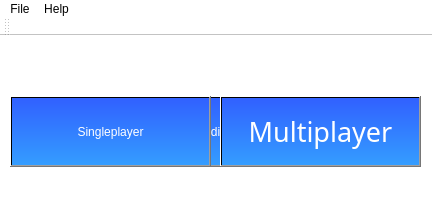
<?xml version="1.0" encoding="UTF-8"?>
<ui version="4.0">
 <class>HangMe</class>
 <widget class="QMainWindow" name="HangMe">
  <property name="geometry">
   <rect>
    <x>0</x>
    <y>0</y>
    <width>432</width>
    <height>209</height>
   </rect>
  </property>
  <property name="windowTitle">
   <string>HangMe</string>
  </property>
  <property name="styleSheet">
   <string notr="true">background:rgb(255, 255, 255)</string>
  </property>
  <widget class="QWidget" name="centralWidget">
   <widget class="QPushButton" name="btnSP_Hard">
    <property name="geometry">
     <rect>
      <x>290</x>
      <y>60</y>
      <width>131</width>
      <height>71</height>
     </rect>
    </property>
    <property name="styleSheet">
     <string notr="true">background:qlineargradient(spread:pad, x1:0.483318, y1:0.011, x2:0.483318, y2:1, stop:0 rgba(49, 97, 255, 255), stop:1 rgba(52, 157, 255, 255));
font: 25 20pt &quot;Segoe UI Light&quot;;
color: rgb(255, 255, 255)
</string>
    </property>
    <property name="text">
     <string>Hard</string>
    </property>
   </widget>
   <widget class="QLabel" name="lblLogo">
    <property name="geometry">
     <rect>
      <x>50</x>
      <y>0</y>
      <width>311</width>
      <height>61</height>
     </rect>
    </property>
    <property name="font">
     <font>
      <pointsize>25</pointsize>
     </font>
    </property>
    <property name="styleSheet">
     <string notr="true">image: url(:/images/images/HangMeLogo.png);</string>
    </property>
    <property name="text">
     <string/>
    </property>
   </widget>
   <widget class="QPushButton" name="btnSP_Easy">
    <property name="geometry">
     <rect>
      <x>10</x>
      <y>60</y>
      <width>131</width>
      <height>71</height>
     </rect>
    </property>
    <property name="styleSheet">
     <string notr="true">background:qlineargradient(spread:pad, x1:0.483318, y1:0.011, x2:0.483318, y2:1, stop:0 rgba(49, 97, 255, 255), stop:1 rgba(52, 157, 255, 255));
font: 25 20pt &quot;Segoe UI Light&quot;;
color: rgb(255, 255, 255)</string>
    </property>
    <property name="text">
     <string>Easy</string>
    </property>
   </widget>
   <widget class="QPushButton" name="btnMultiplayer">
    <property name="geometry">
     <rect>
      <x>220</x>
      <y>60</y>
      <width>201</width>
      <height>71</height>
     </rect>
    </property>
    <property name="palette">
     <palette>
      <active>
       <colorrole role="WindowText">
        <brush brushstyle="SolidPattern">
         <color alpha="255">
          <red>255</red>
          <green>255</green>
          <blue>255</blue>
         </color>
        </brush>
       </colorrole>
       <colorrole role="Button">
        <brush brushstyle="LinearGradientPattern">
         <gradient startx="0.483318000000000" starty="0.011000000000000" endx="0.483318000000000" endy="1.000000000000000" type="LinearGradient" spread="PadSpread" coordinatemode="ObjectBoundingMode">
          <gradientstop position="0.000000000000000">
           <color alpha="255">
            <red>49</red>
            <green>97</green>
            <blue>255</blue>
           </color>
          </gradientstop>
          <gradientstop position="1.000000000000000">
           <color alpha="255">
            <red>52</red>
            <green>157</green>
            <blue>255</blue>
           </color>
          </gradientstop>
         </gradient>
        </brush>
       </colorrole>
       <colorrole role="Text">
        <brush brushstyle="SolidPattern">
         <color alpha="255">
          <red>255</red>
          <green>255</green>
          <blue>255</blue>
         </color>
        </brush>
       </colorrole>
       <colorrole role="ButtonText">
        <brush brushstyle="SolidPattern">
         <color alpha="255">
          <red>255</red>
          <green>255</green>
          <blue>255</blue>
         </color>
        </brush>
       </colorrole>
       <colorrole role="Base">
        <brush brushstyle="LinearGradientPattern">
         <gradient startx="0.483318000000000" starty="0.011000000000000" endx="0.483318000000000" endy="1.000000000000000" type="LinearGradient" spread="PadSpread" coordinatemode="ObjectBoundingMode">
          <gradientstop position="0.000000000000000">
           <color alpha="255">
            <red>49</red>
            <green>97</green>
            <blue>255</blue>
           </color>
          </gradientstop>
          <gradientstop position="1.000000000000000">
           <color alpha="255">
            <red>52</red>
            <green>157</green>
            <blue>255</blue>
           </color>
          </gradientstop>
         </gradient>
        </brush>
       </colorrole>
       <colorrole role="Window">
        <brush brushstyle="LinearGradientPattern">
         <gradient startx="0.483318000000000" starty="0.011000000000000" endx="0.483318000000000" endy="1.000000000000000" type="LinearGradient" spread="PadSpread" coordinatemode="ObjectBoundingMode">
          <gradientstop position="0.000000000000000">
           <color alpha="255">
            <red>49</red>
            <green>97</green>
            <blue>255</blue>
           </color>
          </gradientstop>
          <gradientstop position="1.000000000000000">
           <color alpha="255">
            <red>52</red>
            <green>157</green>
            <blue>255</blue>
           </color>
          </gradientstop>
         </gradient>
        </brush>
       </colorrole>
      </active>
      <inactive>
       <colorrole role="WindowText">
        <brush brushstyle="SolidPattern">
         <color alpha="255">
          <red>255</red>
          <green>255</green>
          <blue>255</blue>
         </color>
        </brush>
       </colorrole>
       <colorrole role="Button">
        <brush brushstyle="LinearGradientPattern">
         <gradient startx="0.483318000000000" starty="0.011000000000000" endx="0.483318000000000" endy="1.000000000000000" type="LinearGradient" spread="PadSpread" coordinatemode="ObjectBoundingMode">
          <gradientstop position="0.000000000000000">
           <color alpha="255">
            <red>49</red>
            <green>97</green>
            <blue>255</blue>
           </color>
          </gradientstop>
          <gradientstop position="1.000000000000000">
           <color alpha="255">
            <red>52</red>
            <green>157</green>
            <blue>255</blue>
           </color>
          </gradientstop>
         </gradient>
        </brush>
       </colorrole>
       <colorrole role="Text">
        <brush brushstyle="SolidPattern">
         <color alpha="255">
          <red>255</red>
          <green>255</green>
          <blue>255</blue>
         </color>
        </brush>
       </colorrole>
       <colorrole role="ButtonText">
        <brush brushstyle="SolidPattern">
         <color alpha="255">
          <red>255</red>
          <green>255</green>
          <blue>255</blue>
         </color>
        </brush>
       </colorrole>
       <colorrole role="Base">
        <brush brushstyle="LinearGradientPattern">
         <gradient startx="0.483318000000000" starty="0.011000000000000" endx="0.483318000000000" endy="1.000000000000000" type="LinearGradient" spread="PadSpread" coordinatemode="ObjectBoundingMode">
          <gradientstop position="0.000000000000000">
           <color alpha="255">
            <red>49</red>
            <green>97</green>
            <blue>255</blue>
           </color>
          </gradientstop>
          <gradientstop position="1.000000000000000">
           <color alpha="255">
            <red>52</red>
            <green>157</green>
            <blue>255</blue>
           </color>
          </gradientstop>
         </gradient>
        </brush>
       </colorrole>
       <colorrole role="Window">
        <brush brushstyle="LinearGradientPattern">
         <gradient startx="0.483318000000000" starty="0.011000000000000" endx="0.483318000000000" endy="1.000000000000000" type="LinearGradient" spread="PadSpread" coordinatemode="ObjectBoundingMode">
          <gradientstop position="0.000000000000000">
           <color alpha="255">
            <red>49</red>
            <green>97</green>
            <blue>255</blue>
           </color>
          </gradientstop>
          <gradientstop position="1.000000000000000">
           <color alpha="255">
            <red>52</red>
            <green>157</green>
            <blue>255</blue>
           </color>
          </gradientstop>
         </gradient>
        </brush>
       </colorrole>
      </inactive>
      <disabled>
       <colorrole role="WindowText">
        <brush brushstyle="SolidPattern">
         <color alpha="255">
          <red>255</red>
          <green>255</green>
          <blue>255</blue>
         </color>
        </brush>
       </colorrole>
       <colorrole role="Button">
        <brush brushstyle="LinearGradientPattern">
         <gradient startx="0.483318000000000" starty="0.011000000000000" endx="0.483318000000000" endy="1.000000000000000" type="LinearGradient" spread="PadSpread" coordinatemode="ObjectBoundingMode">
          <gradientstop position="0.000000000000000">
           <color alpha="255">
            <red>49</red>
            <green>97</green>
            <blue>255</blue>
           </color>
          </gradientstop>
          <gradientstop position="1.000000000000000">
           <color alpha="255">
            <red>52</red>
            <green>157</green>
            <blue>255</blue>
           </color>
          </gradientstop>
         </gradient>
        </brush>
       </colorrole>
       <colorrole role="Text">
        <brush brushstyle="SolidPattern">
         <color alpha="255">
          <red>255</red>
          <green>255</green>
          <blue>255</blue>
         </color>
        </brush>
       </colorrole>
       <colorrole role="ButtonText">
        <brush brushstyle="SolidPattern">
         <color alpha="255">
          <red>255</red>
          <green>255</green>
          <blue>255</blue>
         </color>
        </brush>
       </colorrole>
       <colorrole role="Base">
        <brush brushstyle="LinearGradientPattern">
         <gradient startx="0.483318000000000" starty="0.011000000000000" endx="0.483318000000000" endy="1.000000000000000" type="LinearGradient" spread="PadSpread" coordinatemode="ObjectBoundingMode">
          <gradientstop position="0.000000000000000">
           <color alpha="255">
            <red>49</red>
            <green>97</green>
            <blue>255</blue>
           </color>
          </gradientstop>
          <gradientstop position="1.000000000000000">
           <color alpha="255">
            <red>52</red>
            <green>157</green>
            <blue>255</blue>
           </color>
          </gradientstop>
         </gradient>
        </brush>
       </colorrole>
       <colorrole role="Window">
        <brush brushstyle="LinearGradientPattern">
         <gradient startx="0.483318000000000" starty="0.011000000000000" endx="0.483318000000000" endy="1.000000000000000" type="LinearGradient" spread="PadSpread" coordinatemode="ObjectBoundingMode">
          <gradientstop position="0.000000000000000">
           <color alpha="255">
            <red>49</red>
            <green>97</green>
            <blue>255</blue>
           </color>
          </gradientstop>
          <gradientstop position="1.000000000000000">
           <color alpha="255">
            <red>52</red>
            <green>157</green>
            <blue>255</blue>
           </color>
          </gradientstop>
         </gradient>
        </brush>
       </colorrole>
      </disabled>
     </palette>
    </property>
    <property name="font">
     <font>
      <family>Segoe UI Light</family>
      <pointsize>20</pointsize>
      <weight>3</weight>
      <italic>false</italic>
      <bold>false</bold>
     </font>
    </property>
    <property name="styleSheet">
     <string notr="true">background:qlineargradient(spread:pad, x1:0.483318, y1:0.011, x2:0.483318, y2:1, stop:0 rgba(49, 97, 255, 255), stop:1 rgba(52, 157, 255, 255));
font: 25 20pt &quot;Segoe UI Light&quot;;
color: rgb(255, 255, 255)</string>
    </property>
    <property name="text">
     <string>Multiplayer</string>
    </property>
   </widget>
   <widget class="QPushButton" name="btnStartHost">
    <property name="geometry">
     <rect>
      <x>10</x>
      <y>60</y>
      <width>201</width>
      <height>71</height>
     </rect>
    </property>
    <property name="styleSheet">
     <string notr="true">background:qlineargradient(spread:pad, x1:0.483318, y1:0.011, x2:0.483318, y2:1, stop:0 rgba(49, 97, 255, 255), stop:1 rgba(52, 157, 255, 255));
font: 25 20pt &quot;Segoe UI Light&quot;;
color: rgb(255, 255, 255)</string>
    </property>
    <property name="text">
     <string>Host a game</string>
    </property>
   </widget>
   <widget class="QPushButton" name="btnGoBack">
    <property name="geometry">
     <rect>
      <x>10</x>
      <y>30</y>
      <width>31</width>
      <height>21</height>
     </rect>
    </property>
    <property name="styleSheet">
     <string notr="true">image: url(:/images/images/Back.png);background:rgb(255, 255, 255)</string>
    </property>
    <property name="text">
     <string/>
    </property>
    <property name="flat">
     <bool>true</bool>
    </property>
   </widget>
   <widget class="QPushButton" name="btnSingleplayer">
    <property name="geometry">
     <rect>
      <x>10</x>
      <y>60</y>
      <width>201</width>
      <height>71</height>
     </rect>
    </property>
    <property name="styleSheet">
     <string notr="true">background:qlineargradient(spread:pad, x1:0.483318, y1:0.011, x2:0.483318, y2:1, stop:0 rgba(49, 97, 255, 255), stop:1 rgba(52, 157, 255, 255));
font: 25 20pt &quot;Segoe UI Light&quot;;
color: rgb(255, 255, 255)</string>
    </property>
    <property name="text">
     <string>Singleplayer</string>
    </property>
   </widget>
   <widget class="QPushButton" name="btnFindHost">
    <property name="geometry">
     <rect>
      <x>220</x>
      <y>60</y>
      <width>201</width>
      <height>71</height>
     </rect>
    </property>
    <property name="styleSheet">
     <string notr="true">background:qlineargradient(spread:pad, x1:0.483318, y1:0.011, x2:0.483318, y2:1, stop:0 rgba(49, 97, 255, 255), stop:1 rgba(52, 157, 255, 255));
font: 25 20pt &quot;Segoe UI Light&quot;;
color: rgb(255, 255, 255)</string>
    </property>
    <property name="text">
     <string>Connect to host</string>
    </property>
   </widget>
   <widget class="QPushButton" name="btnSP_Medium">
    <property name="geometry">
     <rect>
      <x>150</x>
      <y>60</y>
      <width>131</width>
      <height>71</height>
     </rect>
    </property>
    <property name="styleSheet">
     <string notr="true">background:qlineargradient(spread:pad, x1:0.483318, y1:0.011, x2:0.483318, y2:1, stop:0 rgba(49, 97, 255, 255), stop:1 rgba(52, 157, 255, 255));
font: 25 20pt &quot;Segoe UI Light&quot;;
color: rgb(255, 255, 255)</string>
    </property>
    <property name="text">
     <string>Medium</string>
    </property>
   </widget>
   <zorder>btnSP_Hard</zorder>
   <zorder>lblLogo</zorder>
   <zorder>btnSP_Easy</zorder>
   <zorder>btnStartHost</zorder>
   <zorder>btnGoBack</zorder>
   <zorder>btnFindHost</zorder>
   <zorder>btnSP_Medium</zorder>
   <zorder>btnMultiplayer</zorder>
   <zorder>btnSingleplayer</zorder>
  </widget>
  <widget class="QMenuBar" name="menuBar">
   <property name="geometry">
    <rect>
     <x>0</x>
     <y>0</y>
     <width>432</width>
     <height>21</height>
    </rect>
   </property>
   <widget class="QMenu" name="menuFile">
    <property name="title">
     <string>File</string>
    </property>
    <addaction name="actionHighscore"/>
    <addaction name="actionDictionary"/>
   </widget>
   <widget class="QMenu" name="menuHelp">
    <property name="title">
     <string>Help</string>
    </property>
    <addaction name="actionGame_Help"/>
    <addaction name="actionAbout"/>
   </widget>
   <addaction name="menuFile"/>
   <addaction name="menuHelp"/>
  </widget>
  <widget class="QToolBar" name="mainToolBar">
   <attribute name="toolBarArea">
    <enum>TopToolBarArea</enum>
   </attribute>
   <attribute name="toolBarBreak">
    <bool>false</bool>
   </attribute>
  </widget>
  <widget class="QStatusBar" name="statusBar"/>
  <action name="actionGame_Help">
   <property name="text">
    <string>Game Help</string>
   </property>
  </action>
  <action name="actionAbout">
   <property name="text">
    <string>About</string>
   </property>
  </action>
  <action name="actionDictionary">
   <property name="text">
    <string>Dictionary</string>
   </property>
  </action>
  <action name="actionHighscore">
   <property name="text">
    <string>Highscore</string>
   </property>
  </action>
 </widget>
 <layoutdefault spacing="6" margin="11"/>
 <resources/>
 <connections/>
</ui>
